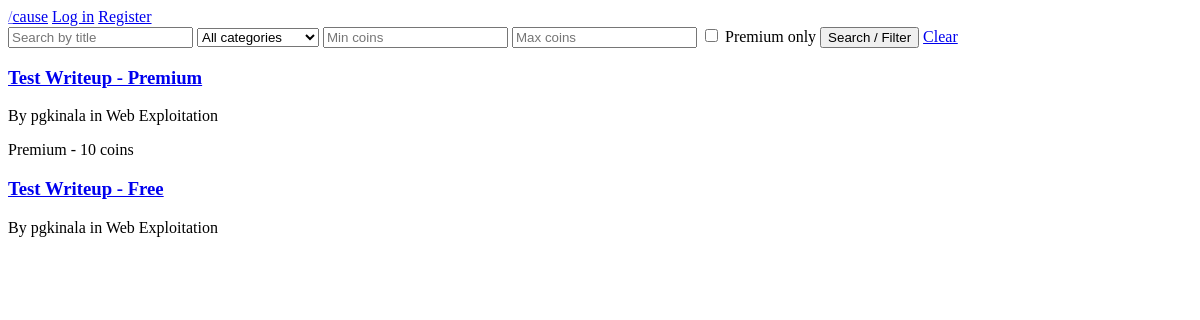
The app's page /, older data.
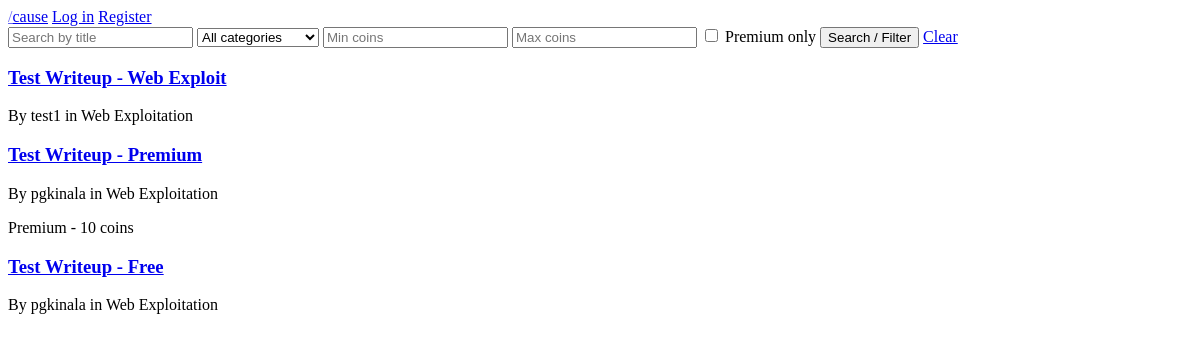
The same page, newer data.
### content/models.py (models this page shows, shortened)
class WriteUp(models.Model):
    title = models.CharField(max_length=200)
    body = models.TextField()
    category = models.ForeignKey(Category, on_delete=models.SET_NULL, null=True)
    author = models.ForeignKey(User, on_delete=models.CASCADE, related_name='writeups')
    is_premium = models.BooleanField(default=False)
    coin_cost = models.IntegerField(default=0)
    created_at = models.DateTimeField(auto_now_add=True)
    class Meta:
        verbose_name_plural = 'WriteUps'

class Category(models.Model):
    name = models.CharField(max_length=100)
    parent = models.ForeignKey('self', null=True, blank=True, on_delete=models.SET_NULL, related_name='subcategories')
    class Meta:
        verbose_name_plural = 'Categories'
    def __str__(self):
        return self.name

### content/views.py (the view)
# urls.py: path('', views.writeup_list, name='writeup_list'),
def writeup_list(request):
    writeups = WriteUp.objects.all().order_by('-created_at')
    query = request.GET.get('q', '')
    category_id = request.GET.get('category', '')
    min_coins = request.GET.get('min_coins', '')
    max_coins = request.GET.get('max_coins', '')
    premium_only = request.GET.get('premium_only', '')
    if query:
        writeups = writeups.filter(title__icontains=query)
    if category_id:
        writeups = writeups.filter(category_id=category_id)
    if min_coins:
        writeups = writeups.filter(coin_cost__gte=min_coins)
    if max_coins:
        writeups = writeups.filter(coin_cost__lte=max_coins)
    if premium_only == 'on':
        writeups = writeups.filter(is_premium=True)
    categories = Category.objects.all()
    context = {
        'writeups': writeups,
        'categories': categories,
        'query': query,
        'selected_category': category_id,
        'min_coins': min_coins,
        'max_coins': max_coins,
        'premium_only': premium_only,
    }
    return render(request, 'content/writeup_list.html', context)

### content/templates/content/writeup_list.html (shortened to what this page needs)
{% extends 'base.html' %}
{% block content %}
    <form method="get">
        <input type="text" name="q" placeholder="Search by title" value="{{ query }}">
        <select name="category">
            <option value="">All categories</option>
        </select>
        <input type="number" name="min_coins" placeholder="Min coins" value="{{ min_coins }}">
        <input type="number" name="max_coins" placeholder="Max coins" value="{{ max_coins }}">
        <label>
            <input type="checkbox" name="premium_only" {% if premium_only == 'on' %}checked{% endif %}>
            Premium only
        </label>
        <button type="submit">Search / Filter</button>
        <a href="{% url 'writeup_list' %}">Clear</a>
    </form>
    {% for w in writeups %}
        <div>
            <h3><a href="{% url 'writeup_detail' w.pk %}">{{ w.title }}</a></h3>
            <p>By {{ w.author.username }} in {{ w.category }}</p>
            {% if w.is_premium %}
                <p>Premium - {{ w.coin_cost }} coins</p>
            {% endif %}
        </div>
    {% empty %}
        <p>No writeups match your search.</p>
    {% endfor %}
{% endblock %}

Row changes from the older to the newer data that the page shows:
added WriteUp: title "Test Writeup - Web Exploit", author.username "test1", category "Web Exploitation"
